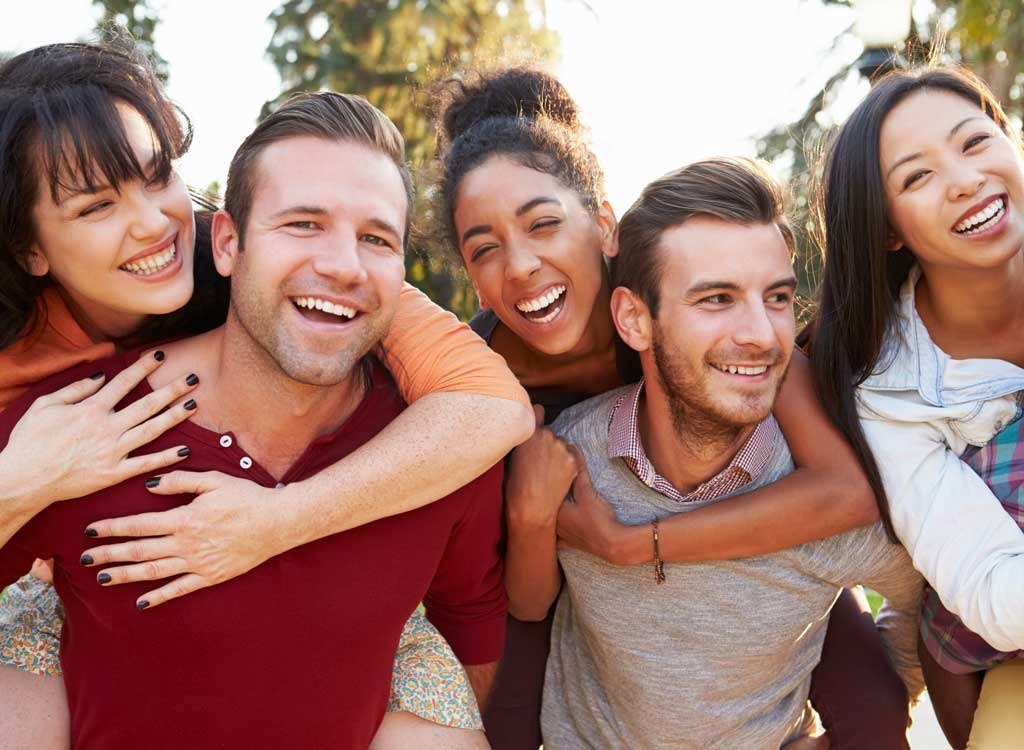
//> input picture image-1.jpeg, 1024 x 750 px, given in place of test.png, which was not available
$ ./filterfunctions   (built with g++ and OpenCV 4)
//> lines starting //> are read from the running program, lines starting //| are printed output that depends on the picture; pictures that were not available may be replaced by others from this repository, and a replacement may not be noted
#include <iostream>
#include <string>
#include <opencv2/core/core.hpp>
#include <opencv2/highgui.hpp>
#include <opencv2/imgproc/hal/hal.hpp>
using namespace std;
using namespace cv;

// to do list
// manage to read the png
// sobel filter function
// orange color filter function

//extracts a 3*3 window from the image
void fill_window(int** window,int pixelx,int pixely,Mat image){

	int img_width = image.cols;
	int img_height = image.rows;
	int temp;

	for ( int i = 0; i < 3; i++) {
		//the one before

		for (int j=0;j<3;j++){
			int used_x = pixelx - 1 + j;
			int used_y = pixely - 1 + i;

			if(used_x >= img_width||used_x < 0 || used_y >= img_height||used_y < 0)
				window[i][j] = 0;
			else							// row , col , channel
			{
 				temp = image.at<uchar>(used_y, used_x);
				window[i][j] = temp;

			}

		}

	}

}

//dot product of 2 arrays of width*height
int dot_product(int** window,int kernel[3][3]){
	int result = 0;
	for (int i = 0; i < 3; i++) {
		for (int j = 0; j < 3; j++) {
			result += window[i][j] * kernel[i][j];
		}
	}
	return result;
}

Mat sobel_filter_color(Mat image){
	int kernel1[3][3] = { {-1,0,1}						,{-2,0,2} 						,{-1,0,1} };
	int kernel2[3][3] = { {1,2,1}						,{0,0,0}						,{-1,-2,-1} };
	vector<Mat> bgr_channels;
	split(image, bgr_channels);

	int img_width = image.cols;
	int img_height = image.rows;

	int** window = new int* [3];
	Mat result1b = bgr_channels[0].clone(), result2b = bgr_channels[0].clone(), resultb;
	Mat result1g = bgr_channels[1].clone(), result2g = bgr_channels[1].clone(), resultg;
	Mat result1r = bgr_channels[2].clone(), result2r = bgr_channels[2].clone(), resultr;

	for (int i = 0; i < 3; i++)
		window[i] = new int[3];

	for (int imagex = 0; imagex < img_width; imagex++) {

        for (int imagey = 0; imagey < img_height ; imagey++) {
			fill_window(window, imagex, imagey, bgr_channels[0]);
			result1b.at<uchar>(imagey,imagex) = dot_product(window, kernel1);
			result2b.at<uchar>(imagey, imagex) = dot_product(window, kernel2);

			fill_window(window, imagex, imagey, bgr_channels[1]);
			result1g.at<uchar>(imagey, imagex) = dot_product(window, kernel1);
			result2g.at<uchar>(imagey, imagex) = dot_product(window, kernel2);

			fill_window(window, imagex, imagey, bgr_channels[2]);
			result1r.at<uchar>(imagey, imagex) = dot_product(window, kernel1);
			result2r.at<uchar>(imagey, imagex) = dot_product(window, kernel2);
		}
    }
	add(result1r, result2r, resultr);
	add(result1g, result2r, resultg);
	add(result1r, result2r, resultb);
	vector < Mat > channels = {resultb, resultg, resultr};
	Mat result;
	merge(channels, result);
	delete [] window;
	return result;
}

// [63 lines left out: functions sobel_filter, orange_filter, not called in this run]

int main (){

  int choice_fltr,choice_img,int_width,int_height;
  Mat image;
  string image_names[] = { "image-2","test","test2" , "test3" };
  string default_path = "D:\\Redirected Profile\\Documents\\projects\\git\\IPvisualstudio\\";
  cout<<"pick an operation:1 sobel filter, 2 sobel colored,3  orange color filter";
  cin>>choice_fltr;
//> the answer given: 2
  cout<<"enter image number :" ;
  cin >> choice_img;
//> the answer given: 1

  //load image
  image = imread(default_path+image_names[choice_img]+".png");
//> image is the input picture: 750 rows x 1024 cols, CV_8UC3; mean B, G, R 109.6, 119.9, 159.2

  Mat result;

  int_width = image.cols;
//> int_width = 1024
  int_height = image.rows;
//> int_height = 750

  if (choice_fltr == 1){
	  image = imread(default_path + image_names[choice_img] + ".png",IMREAD_GRAYSCALE);
	  result = sobel_filter(image);
  }

  else if (choice_fltr == 2){
	  result = sobel_filter_color(image);
//> after the loop in sobel_filter_color, `for (int imagex = 0; imagex < img_width; imagex++)`:
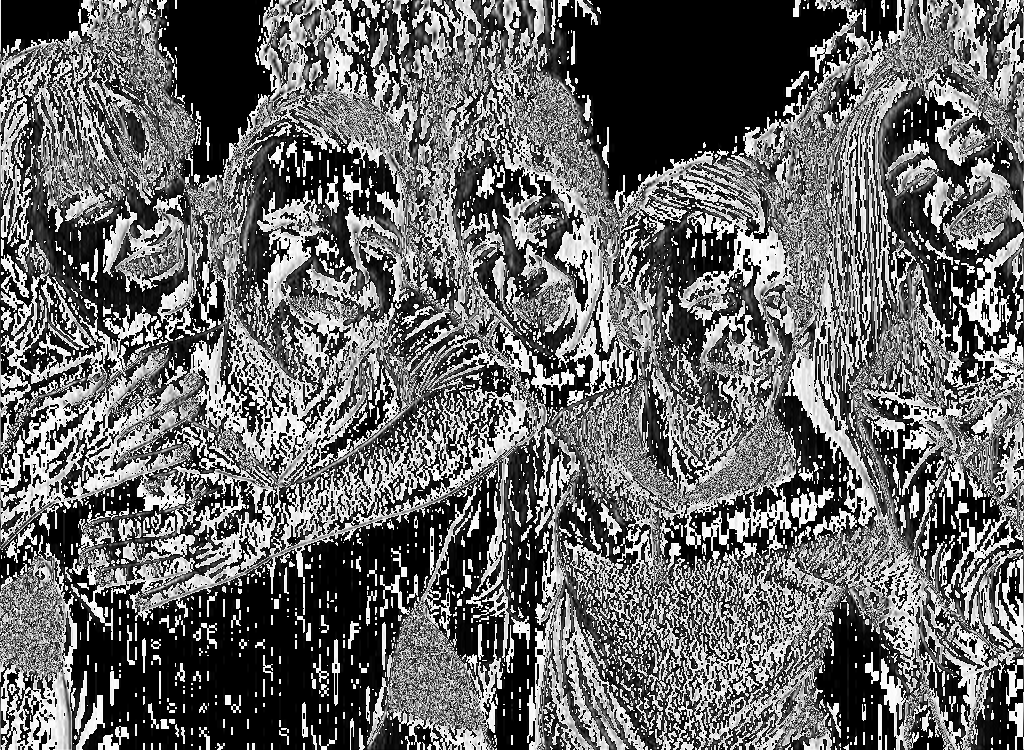
//> result1b: 750 rows x 1024 cols, CV_8UC1; min 0, max 255, mean 103.9
//> after the loop in sobel_filter_color, `for (int imagex = 0; imagex < img_width; imagex++)`:
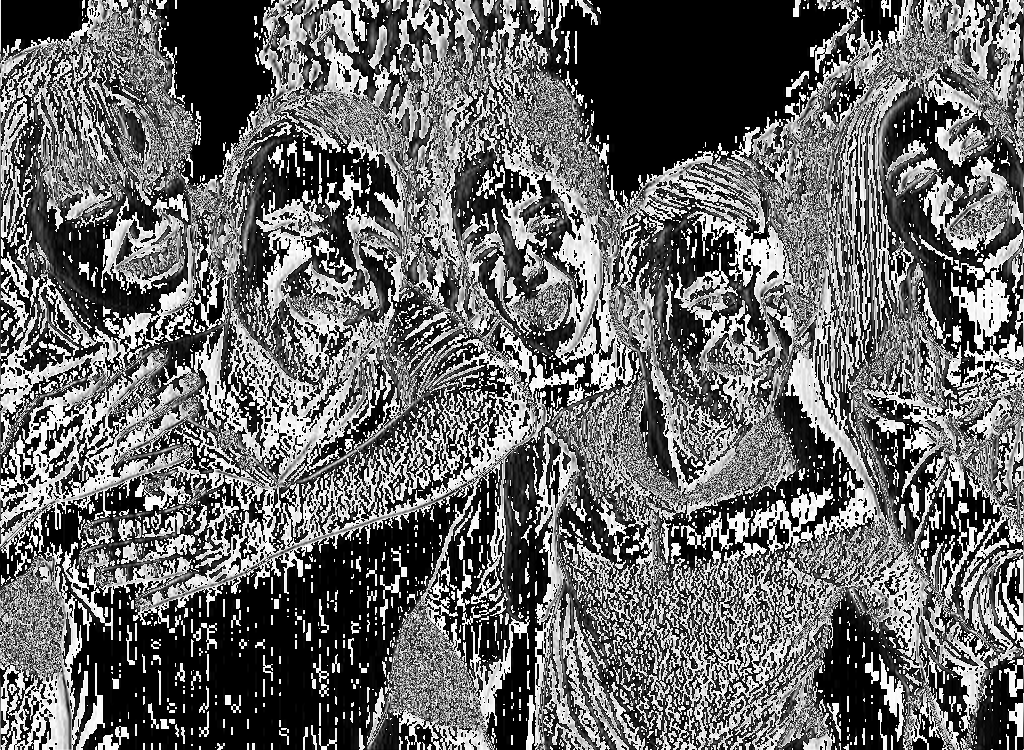
//> result1g: 750 rows x 1024 cols, CV_8UC1; min 0, max 255, mean 104
//> after the loop in sobel_filter_color, `for (int imagex = 0; imagex < img_width; imagex++)`:
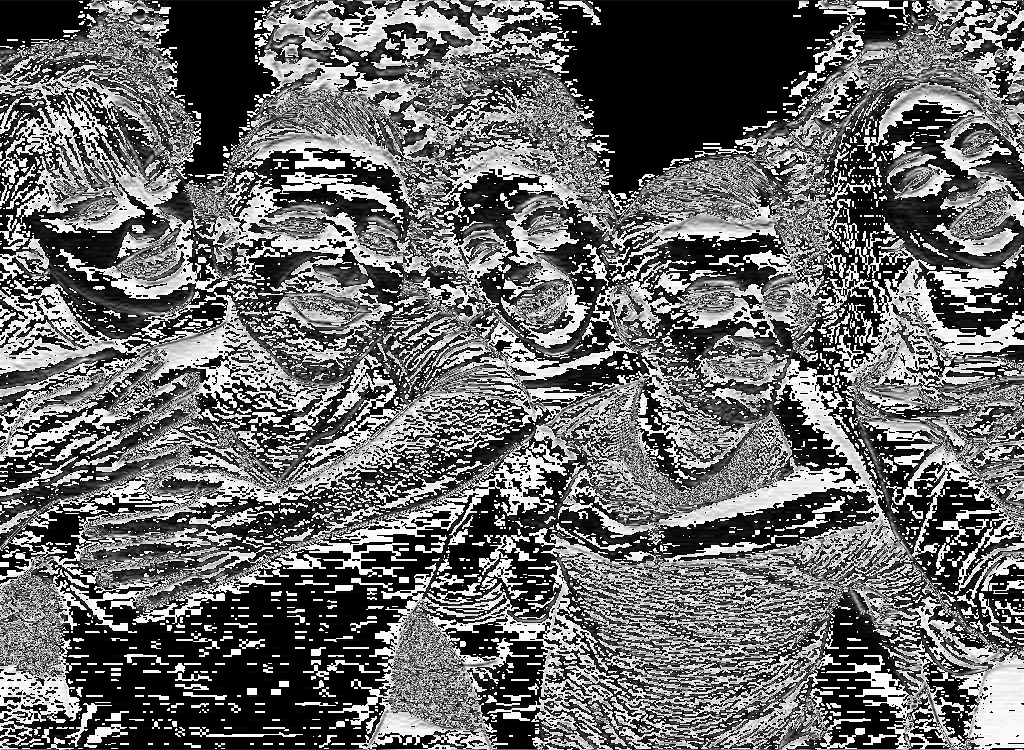
//> result2g: 750 rows x 1024 cols, CV_8UC1; min 0, max 255, mean 105.3
//> after the loop in sobel_filter_color, `for (int imagex = 0; imagex < img_width; imagex++)`:
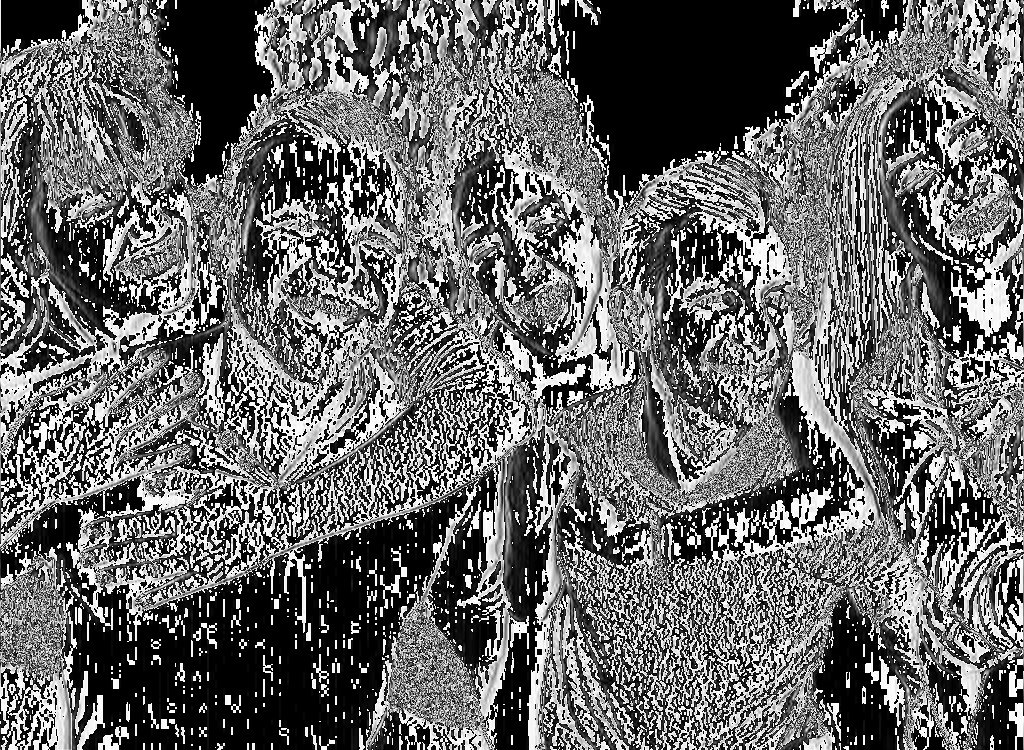
//> result1r: 750 rows x 1024 cols, CV_8UC1; min 0, max 255, mean 104.2
//> after the loop in sobel_filter_color, `for (int imagex = 0; imagex < img_width; imagex++)`:
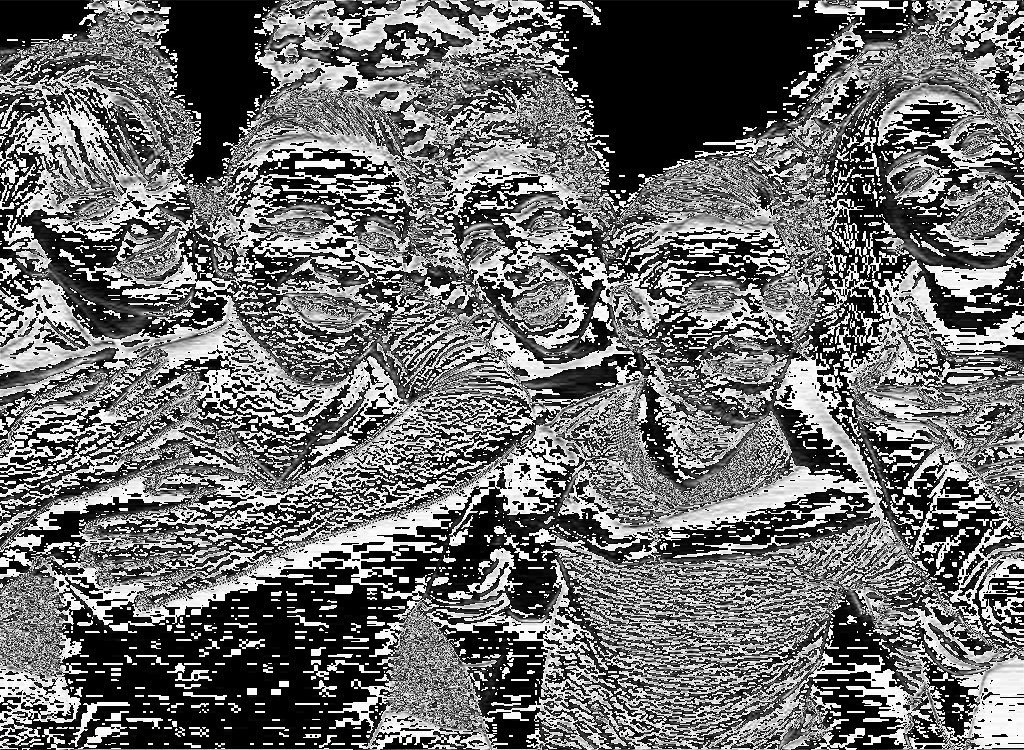
//> result2r: 750 rows x 1024 cols, CV_8UC1; min 0, max 255, mean 109
//> in sobel_filter_color, `merge(channels, result);`:
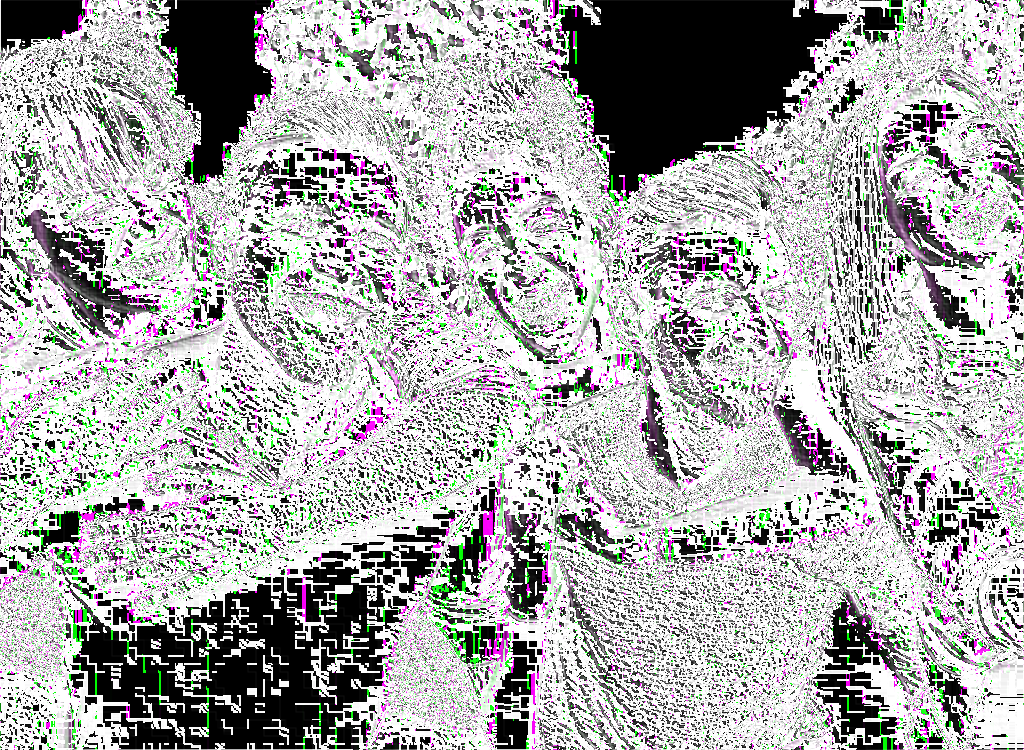
//> result: 750 rows x 1024 cols, CV_8UC3; mean B, G, R 170.6, 170.2, 170.6
  }
  else if (choice_fltr==3){
	  result = orange_filter(int_width, int_height, image);
  }

  imwrite(image_names[choice_img] + "out.png",result);
  imshow("result", result);
  waitKey(0);

  return 0;
}
